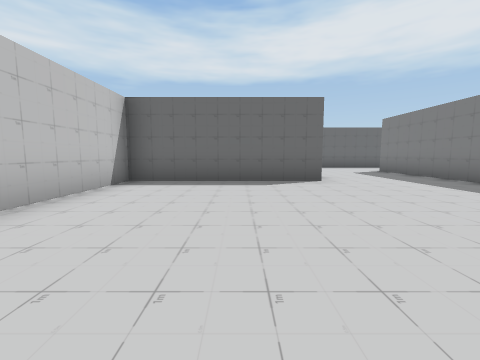
[1] (above)

24 first-person views from a walk through a 3-D level made in the Unity game engine. The camera is 1.2 m above the floor, tilts 6° down and sees 90° across. The floor is counted in squares, 2 m on a side. Each view is taken from the middle of a square. On the plan, view 1 faces up. The plan holds only what a view shows up to about 9 squares ahead; the rest is blank. The place goes on beyond the plan. The player is left out.

[2]
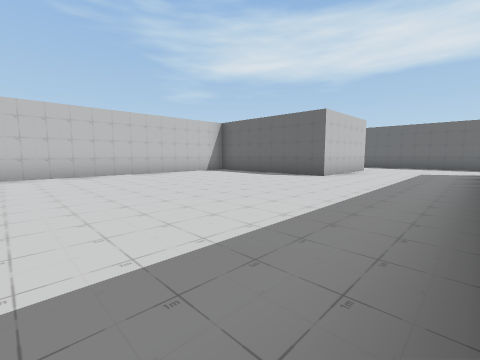

[3]
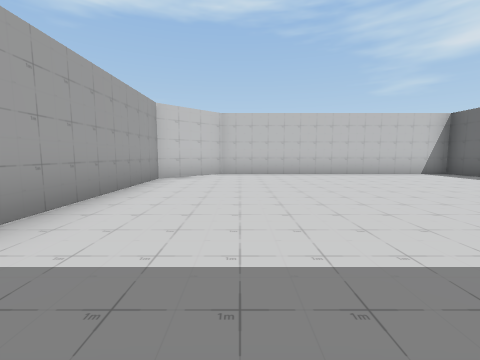

[4]
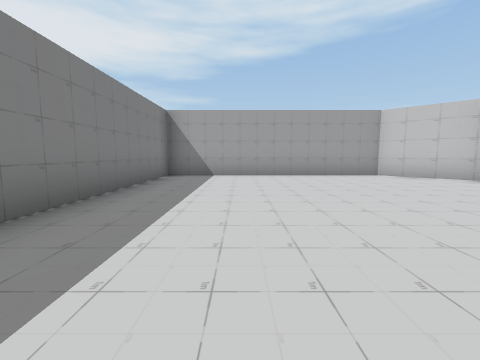

[5]
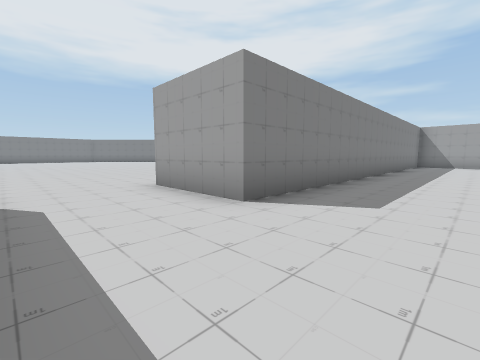

[6]
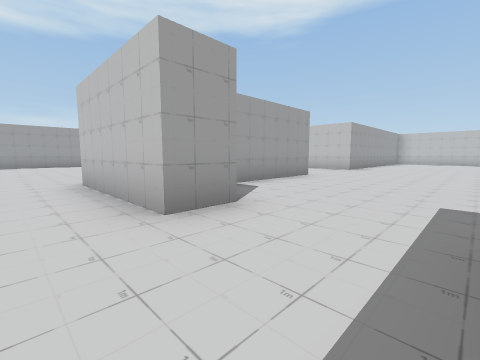

[7]
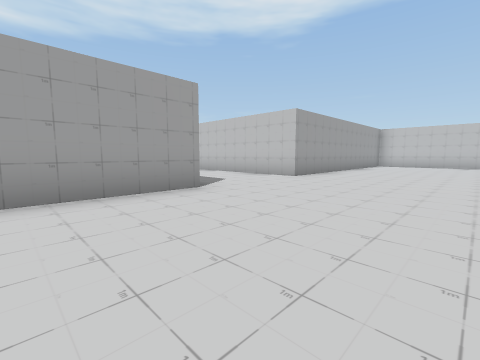

[8]
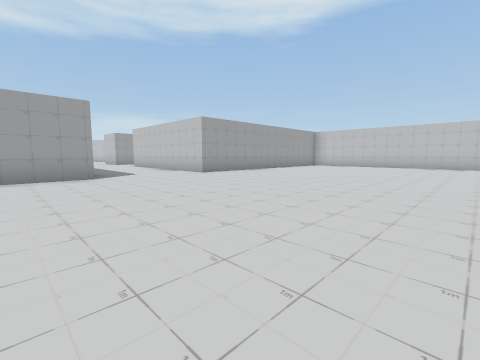

[9]
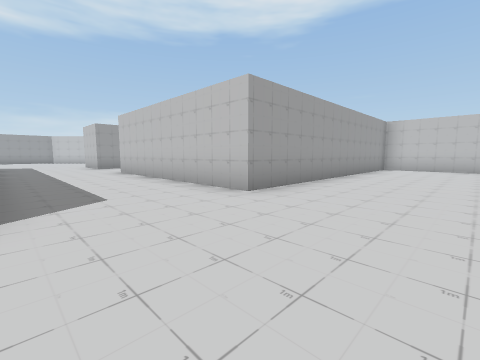

[10]
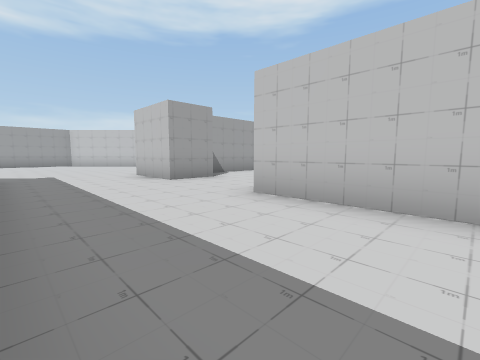

[11]
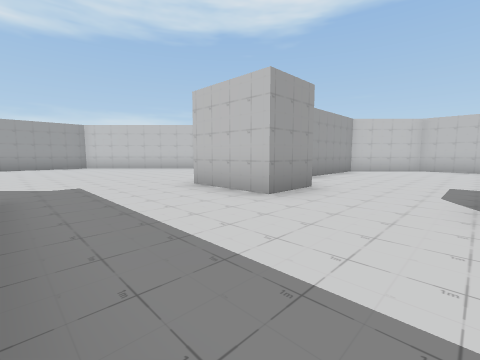

[12]
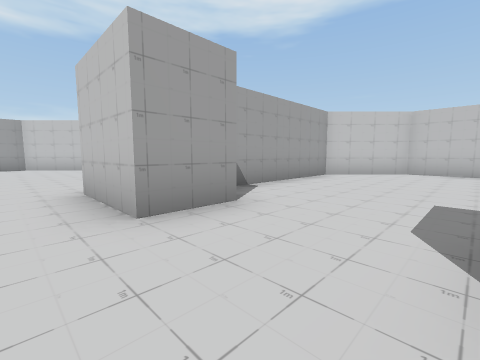

[13]
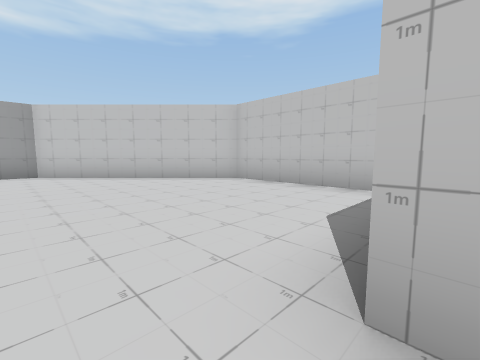

[14]
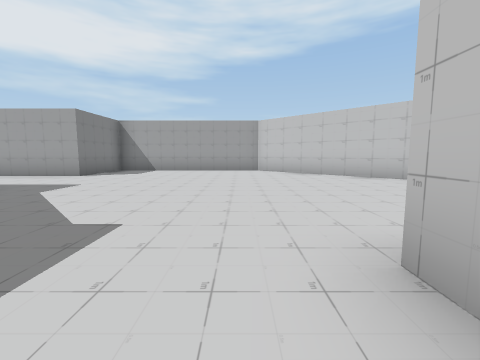

[15]
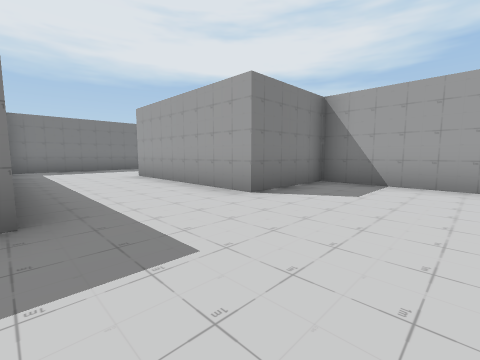

[16]
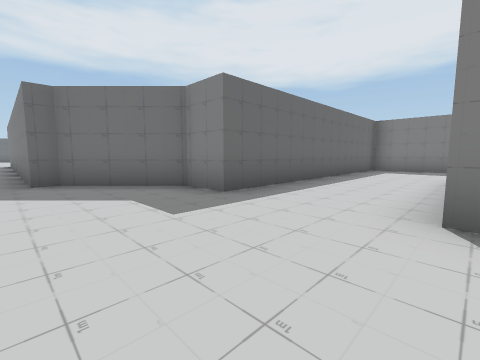

[17]
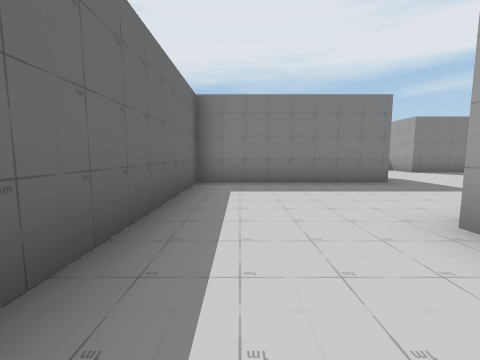

[18]
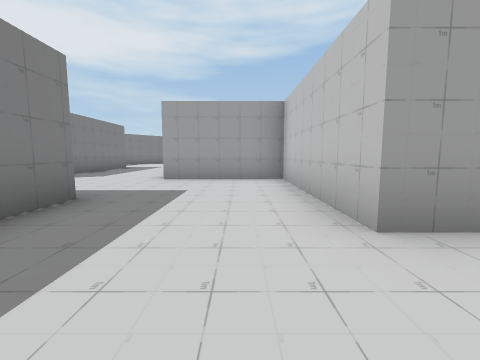

[19]
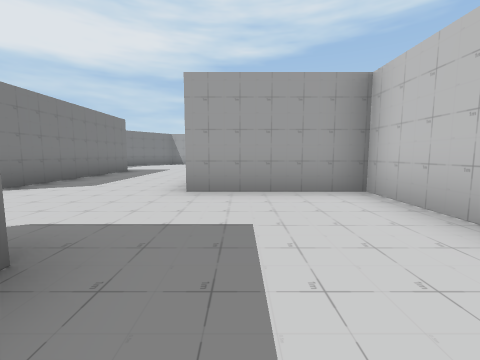

[20]
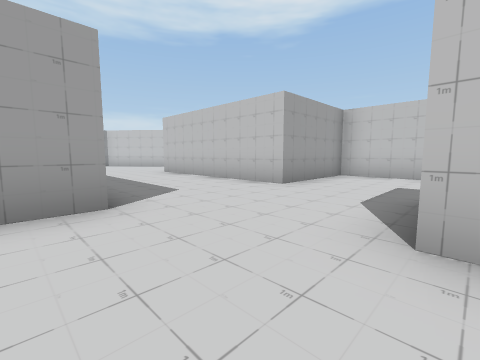

[21]
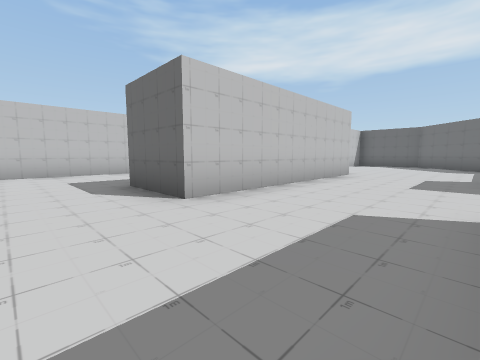

[22]
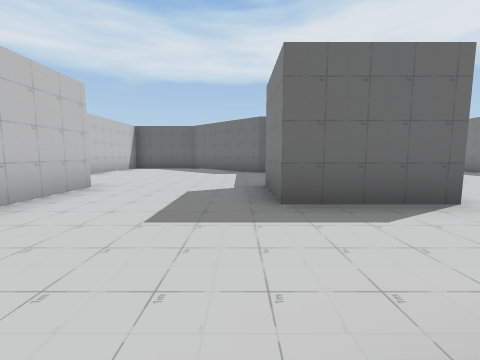

[23]
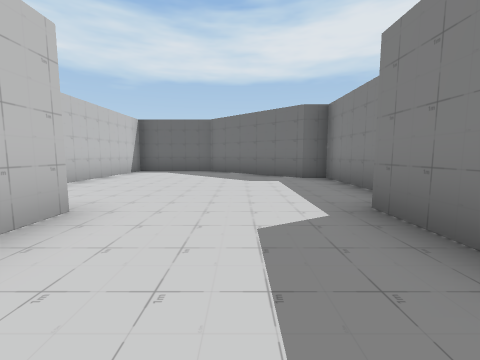

[24]
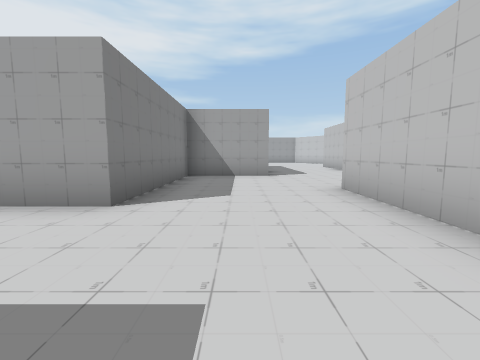

### Floor plan
Points are (right, up) in squares from view 1. A wall is a line through its corners. A room is listed if a view was taken in it or the views show most of it. See-through windows are left out.
Room 1 (views 1, 2, 3, 4)
walls: (1.9, 8.8) (1.9, 5.5) (-2.6, 5.5) (-2.6, -1.6) (-1.1, -3.1) (5.1, -3.1) (5.1, 8.8)
ways out: opening at (4, 9) to room 2
Room 2 (views 5, 6, 7, 8, 9, 10, 11, 12, 13, 14, 15, 16, 17, 18, 19)
walls: (-3.8, 7.3) (-0.5, 7.3); (0.9, 8.8) (1.9, 8.8); (-8.2, -1.2) (-6.9, -1.2) (-6.9, -3.2); (-14.1, 7.3) (-6.9, 7.3) (-6.9, 1.4); (5.1, 8.8) (7.6, 8.8); (-14.4, -0.9) (-13, -2.3) (-9, -2.3); (-10.4, -4.1) (-10.4, -7.5) (-6.7, -11.2) (-1.4, -11.2) (-1.4, -8.8) (2.9, -8.8) (2.9, -12.9) (5.9, -12.9) (5.9, -17.5); (8.2, -10.2) (6.2, -10.2) (6.2, -6.1) (-1.4, -6.1) (-1.4, -5) (-3.2, -3.3) (-3.6, -3.3) (-3.6, 3); (9.2, -17.5) (9.2, -12.9) (10.6, -12.9)
ways out: opening at (4, 9) to room 1; opening at (9, -11.7) to room 3; opening at (7, 10)
Room 3 (views 20, 21, 22, 23, 24)
walls: (8.2, -4.5) (8.2, -10.2); (12.3, -3) (12.3, -0.8) (11.6, -0.8) (8.9, 1.9) (6.3, 1.9) (6.3, -2); (13.8, -6.1) (11.5, -6.1) (11.5, -4.2); (10.6, -12.9) (11.5, -12.9) (11.5, -8.8) (12.9, -8.8)
ways out: opening at (9, -11.7) to room 2; opening at (12.5, -7.5)

Where each view was taken, in squares from view 1:
view 1: 0 up, 0 right, facing up
view 2: 1 down, 5 right, facing up-left
view 3: 1 down, 5 right, facing left
view 4: 4 up, 3 right, facing down
view 5: 11 up, 3 right, facing down-right
view 6: 11 up, 3 right, facing down-left
view 7: 11 up, 1 left, facing down-left
view 8: 14 up, 2 left, facing down-left
view 9: 10 up, 4 left, facing down-left
view 10: 4 up, 4 left, facing down-left
view 11: 1 up, 4 left, facing down-left
view 12: 1 up, 6 left, facing down-left
view 13: 3 down, 6 left, facing down-left
view 14: 2 down, 6 left, facing down
view 15: 6 down, 4 left, facing down-right
view 16: 9 down, 4 left, facing up-right
view 17: 7 down, 1 right, facing right
view 18: 7 down, 4 right, facing down
view 19: 9 down, 5 right, facing down
view 20: 10 down, 10 right, facing down-left
view 21: 12 down, 11 right, facing up-left
view 22: 9 down, 11 right, facing up
view 23: 7 down, 10 right, facing up
view 24: 6 down, 10 right, facing down
